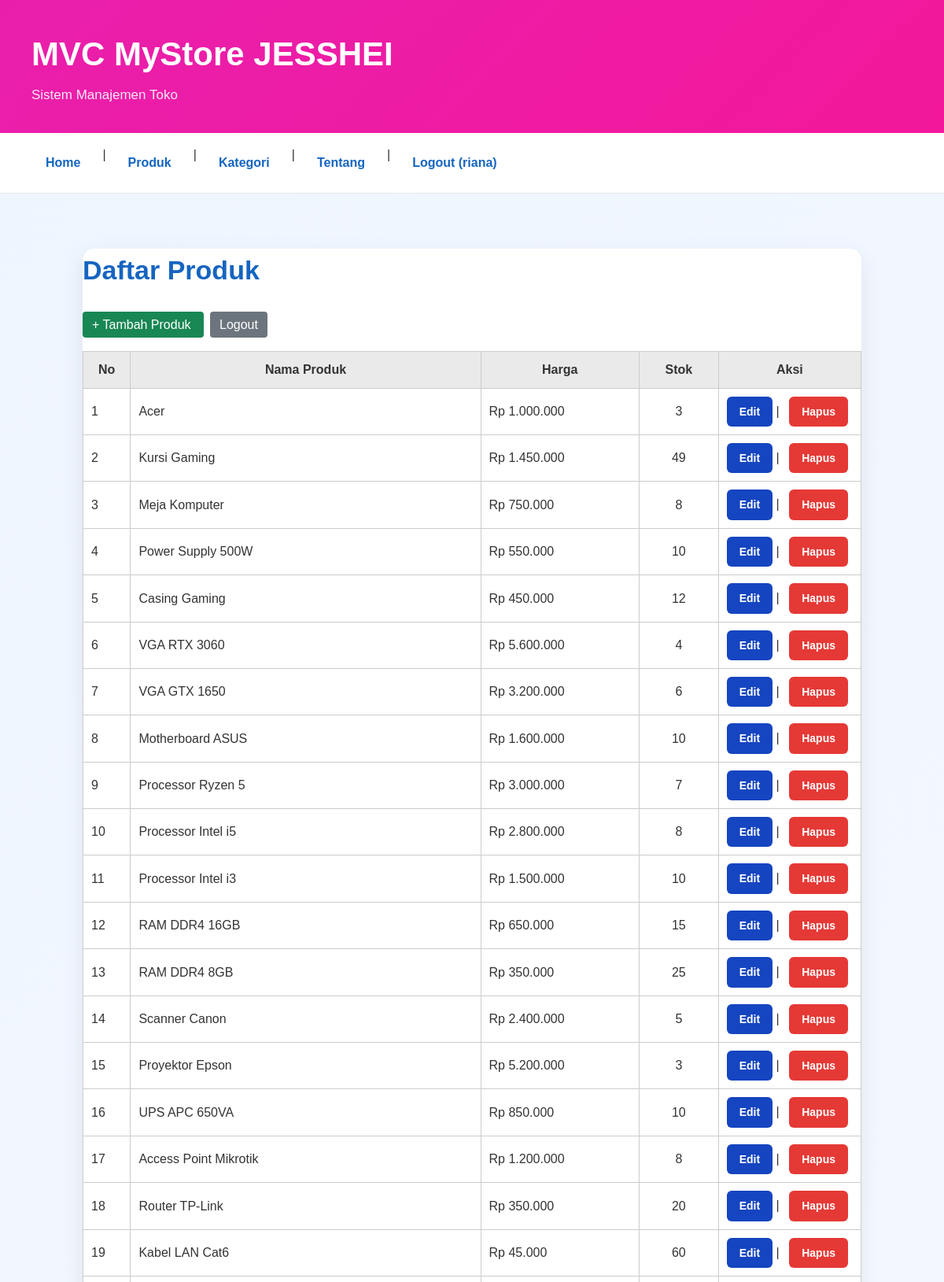
Screenshot of /products (signed in, upper part) with the database file from the repository.
### tables this page shows
CREATE TABLE `products` (
  `id` int(11) NOT NULL,
  `name` varchar(100) NOT NULL,
  `price` decimal(15,2) NOT NULL DEFAULT 0.00,
  `stock` int(11) NOT NULL DEFAULT 0,
  `created_at` timestamp NOT NULL DEFAULT current_timestamp(),
  `category_id` int(11) DEFAULT NULL
);

### app/controllers/Controller.php (called while the page is built, shortened)
<?php
class Controller
{
    protected function render(string $page, array $data = [], string $title = 'furab Store'): void
    {
        extract($data);
        require __DIR__ . '/../../views/pages/' . $page . '.php';
        require __DIR__ . '/../../views/layouts/main.php';
    }
}

### app/controllers/ProductController.php (called while the page is built, shortened)
<?php
require_once __DIR__ . '/Controller.php';
class ProductController extends Controller
{
    public function index()
    {
        require_once __DIR__ . '/../models/Product.php';
        require_once __DIR__ . '/../../config/database.php';
        $product = new Product($pdo);
        $products = $product->all();
        $this->render('Products/index', ['products' => $products], 'Produk - furab Store');
    }
}

### app/models/Product.php (called while the page is built, shortened)
<?php
class Product
{
    private PDO $db;
    public function __construct(PDO $db)
    {
        $this->db = $db;
    }
    public function all()
    {
        $stmt = $this->db->query(
            "SELECT * FROM products ORDER BY id DESC"
        );
        return $stmt->fetchAll(PDO::FETCH_ASSOC);
    }
}

### views/pages/Products/index.php (the view, shortened to what this page needs)
<div class="container">
    <div class="header">
        <h2>Daftar Produk</h2>
        <a href="/product-create" class="btn-tambah">
    + Tambah Produk
</a>
        <a href="/logout" class="btn-logout">
            Logout
        </a>
    </div>
    <table>
        <tr>
            <th>No</th>
            <th>Nama Produk</th>
            <th>Harga</th>
            <th>Stok</th>
            <th>Aksi</th>
        </tr>
        <?php foreach ($products as $i => $p): ?>
        <tr>
            <td><?= $i + 1 ?></td>
            <td><?= htmlspecialchars($p['name']) ?></td>
            <td>Rp <?= number_format($p['price'],0,',','.') ?></td>
            <td><?= $p['stock'] ?></td>
            <td>
                <a class="btn-edit"
                   href="/product-edit?id=<?= $p['id'] ?>">
                    Edit
                </a>
                |
                <a class="btn-delete"
                   href="/product-delete?id=<?= $p['id'] ?>"
                   onclick="return confirm('Yakin hapus data?')">
                    Hapus
                </a>
            </td>
        </tr>
        <?php endforeach; ?>
    </table>
</div>

### public/css/style.css (style rules this page uses)
* { margin:0; padding:0; box-sizing:border-box; }
body { font-family:'Segoe UI', Tahoma, Geneva, Verdana, sans-serif; background:#f4f7fb; color:#333; line-height:1.6; }
.container { max-width:1100px; margin:30px auto; background:#fff; border-radius:15px; box-shadow:0 10px 30px rgba(0,0,0,0.08); overflow:hidden; }
main h2 { color:#1565c0; margin-bottom:25px; font-size:34px; }
body { font-family:'Segoe UI', sans-serif; background:linear-gradient( 135deg, #eef5ff, #f8fbff ); }
main h2 { margin-bottom:30px; }
th:nth-child(1), td:nth-child(1) { width: 60px; }
th:nth-child(3), td:nth-child(3) { width: 200px; }
.btn-edit { background:#1545c0; color:#fff !important; padding:8px 16px; border-radius:6px; text-decoration:none; font-size:14px; font-weight:600; display:inline-block; border:none; }
.btn-delete { background:#e53935; color:#fff !important; padding:8px 16px; border-radius:6px; text-decoration:none; font-size:14px; font-weight:600; display:inline-block; border:none; margin-left:8px; }
.btn-tambah { background:#198754; color:white; padding:10px 16px; text-decoration:none; border-radius:6px; }
.btn-logout { background:#6c757d; color:white; padding:10px 16px; text-decoration:none; border-radius:6px; margin-left:8px; }
table { width:100%; border-collapse:collapse; margin-top:15px; table-layout:fixed; }
th:nth-child(2), td:nth-child(2) { width:45%; }
th:nth-child(5), td:nth-child(5) { width:180px; }

### views/pages/Products/index.php (style rules this page uses)
body { font-family: Arial, sans-serif; }
.container { width:90%; margin:20px auto; }
.header { margin-bottom:20px; }
h2 { margin-bottom:15px; color:#1565c0; }
.btn-tambah { background:#198754; color:white; padding:8px 12px; border-radius:4px; text-decoration:none; }
.btn-logout { background:#6c757d; color:white; padding:8px 12px; border-radius:4px; text-decoration:none; margin-left:8px; }
table { width:100%; border-collapse:collapse; margin-top:15px; }
th,td { border:1px solid #ccc; padding:10px; }
th { background:#eaeaea; }
.btn-edit { color:blue; text-decoration:none; }
.btn-delete { color:red; text-decoration:none; }

### rows the page displays
products: name "Acer", price "1.000.000", stock "3"
products: name "Kursi Gaming", price "1.450.000", stock "49"
products: name "Meja Komputer", price "750.000", stock "8"
products: name "Power Supply 500W", price "550.000", stock "10"
products: name "Casing Gaming", price "450.000", stock "12"
products: name "VGA RTX 3060", price "5.600.000", stock "4"
products: name "VGA GTX 1650", price "3.200.000", stock "6"
products: name "Motherboard ASUS", price "1.600.000", stock "10"
products: name "Processor Ryzen 5", price "3.000.000", stock "7"
products: name "Processor Intel i5", price "2.800.000", stock "8"
products: name "Processor Intel i3", price "1.500.000", stock "10"
products: name "RAM DDR4 16GB", price "650.000", stock "15"
products: name "RAM DDR4 8GB", price "350.000", stock "25"
products: name "Scanner Canon", price "2.400.000", stock "5"
products: name "Proyektor Epson", price "5.200.000", stock "3"
products: name "UPS APC 650VA", price "850.000", stock "10"
products: name "Access Point Mikrotik", price "1.200.000", stock "8"
products: name "Router TP-Link", price "350.000", stock "20"
products: name "Kabel LAN Cat6", price "45.000", stock "60"

### other values shown
$_SESSION['username'] "riana"
